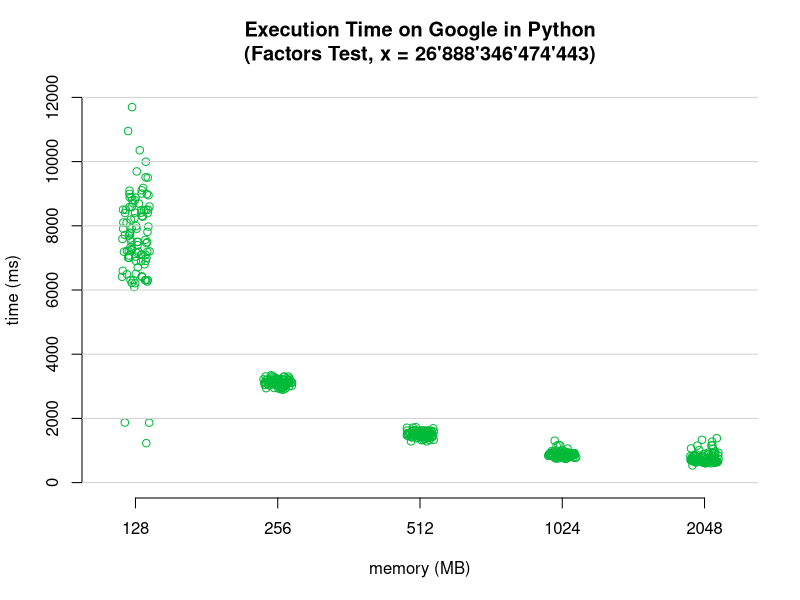

Reproduce this figure in R.
input <- read.csv("raw_general_google_python_data.csv",header=T,sep=",")
png(file = "scatterplot_general_google_python.png", width=1000, height=1000, units="px", pointsize=24)
stripchart(input$measured_ms ~ input$memory_mb, pch = 21, frame = FALSE, vertical = TRUE, method = "jitter", main = "Execution Time on Google in Python\n(Factors Test, x = 26'888'346'474'443)", xlab = "memory (MB)", ylab = "time (ms)", ylim = c(0, 12000), col = c("#00BA38", "#00BA38", "#00BA38", "#00BA38", "#00BA38"))
grid (NULL,NULL,nx=0,col = "lightgray")
